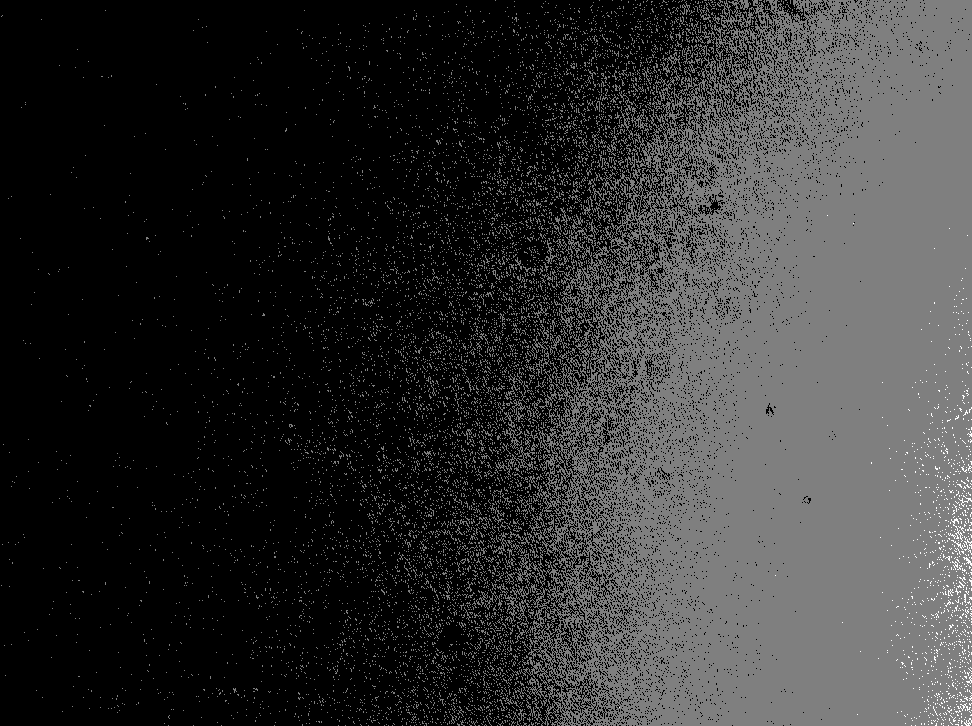
#> input picture Imagenes_Dra/holograma_0081.tif, 972 x 726 px, shrunk from 1392 x 1040 before the run
$ jupyter execute prueba_alg.ipynb   (shell and % lines are left out)   (older library calls are emulated)
#> lines starting #> are read from the running program, lines starting #| are printed output that depends on the picture
### PCO_PixelFly/procesamiento/operaciones_basicas.py
import numpy as np
import cv2

def restar_consecutivas(frame_actual, frame_anterior):
    """Resta dos matrices forzando el formato flotante."""
    img_act = frame_actual.astype(np.float32)
    img_ant = frame_anterior.astype(np.float32)

    return np.abs(img_act - img_ant)

def normalizar_float_a_uint8(imagen_float):
    """Convierte la matriz flotante resultante a 8 bits (0-255) para visualización."""
    return cv2.normalize(imagen_float, None, 0, 255, cv2.NORM_MINMAX, dtype=cv2.CV_8U)

### PCO_PixelFly/procesamiento/filtros_en_frecuencia.py
import cv2
import numpy as np

def filtro_pasa_bajas_frecuencia(imagen_float, radio_corte=50):
    """
    Aplica un filtro pasa bajas en el dominio de la frecuencia.
    Recibe y devuelve una matriz de tipo float.
    """
    # 1. Transformada de Fourier 2D y centrado de frecuencias
    f_transform = np.fft.fft2(imagen_float)
    f_shift = np.fft.fftshift(f_transform)

    # 2. Crear una máscara circular (1 adentro, 0 afuera)
    filas, columnas = imagen_float.shape
    centro_row, centro_col = filas // 2, columnas // 2

    Y, X = np.ogrid[:filas, :columnas]
    distancia_al_centro = np.sqrt((X - centro_col)**2 + (Y - centro_row)**2)
    mascara = distancia_al_centro <= radio_corte

    # 3. Aplicar la máscara y hacer la transformada inversa
    f_shift_filtrado = f_shift * mascara
    f_ishift = np.fft.ifftshift(f_shift_filtrado)
    img_reconstruida = np.fft.ifft2(f_ishift)

    # Devolvemos la magnitud (valores reales)
    return np.abs(img_reconstruida).astype(np.float32)

### Imagenes_Dra/prueba_alg.ipynb
# Prueba de los algoritmos para ver el speckel

[cell 1]
import numpy as np
import matplotlib.pyplot as plt
import cv2

[cell 2]
ref1 = cv2.imread('holograma_0081.tif', cv2.IMREAD_GRAYSCALE)
#> ref1 is the input picture: shape (726, 972); min 0, max 2, mean 0.39
ref2 = cv2.imread('holograma_0081.tif', cv2.IMREAD_GRAYSCALE)
son1 = cv2.imread('holograma_0082.tif', cv2.IMREAD_GRAYSCALE)
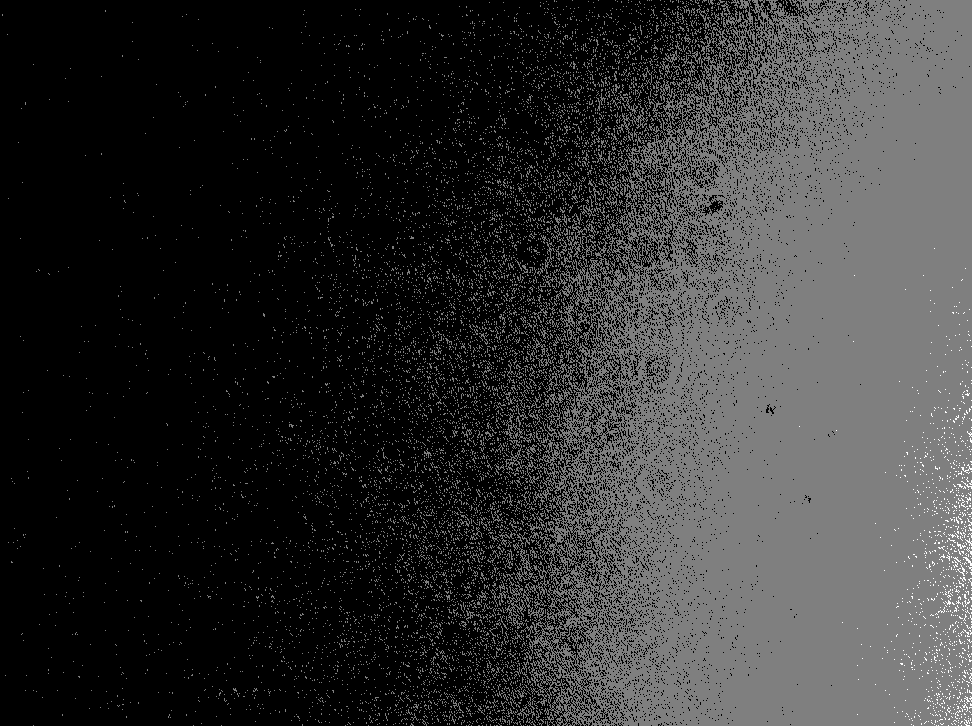
#> input picture Imagenes_Dra/holograma_0082.tif, 972 x 726 px, shrunk from 1392 x 1040 before the run
#> son1 is the input picture: shape (726, 972); min 0, max 2, mean 0.39
son2 = cv2.imread('holograma_0082.tif', cv2.IMREAD_GRAYSCALE)

[cell 3]
# 1. Activamos la recarga automática (¡salvavidas en Jupyter!)

import sys
import os

# 2. Le decimos a Python que mire "una carpeta hacia atrás" (..) y entre a PCO_PixelFly
ruta_pco = os.path.abspath('../PCO_PixelFly')

if ruta_pco not in sys.path:
    sys.path.append(ruta_pco)

# 3. ¡Ahora ya puedes importar tus archivos!
# (Autocompleta los nombres correctos de tus archivos .py)
from procesamiento import filtros_en_frecuencia
from procesamiento import operaciones_basicas

# --- Ejemplo de uso ---
# filtros_en_frecuencia.nombre_de_tu_funcion()

[cell 4]
# Convertir a float
ref1 = np.float64(ref1)
ref2 = np.float64(ref2)
son1 = np.float64(son1)
son2 = np.float64(son2)

# Resta
primer = operaciones_basicas.restar_consecutivas(ref1, son1)
#> in restar_consecutivas, `return np.abs(img_act - img_ant)`:
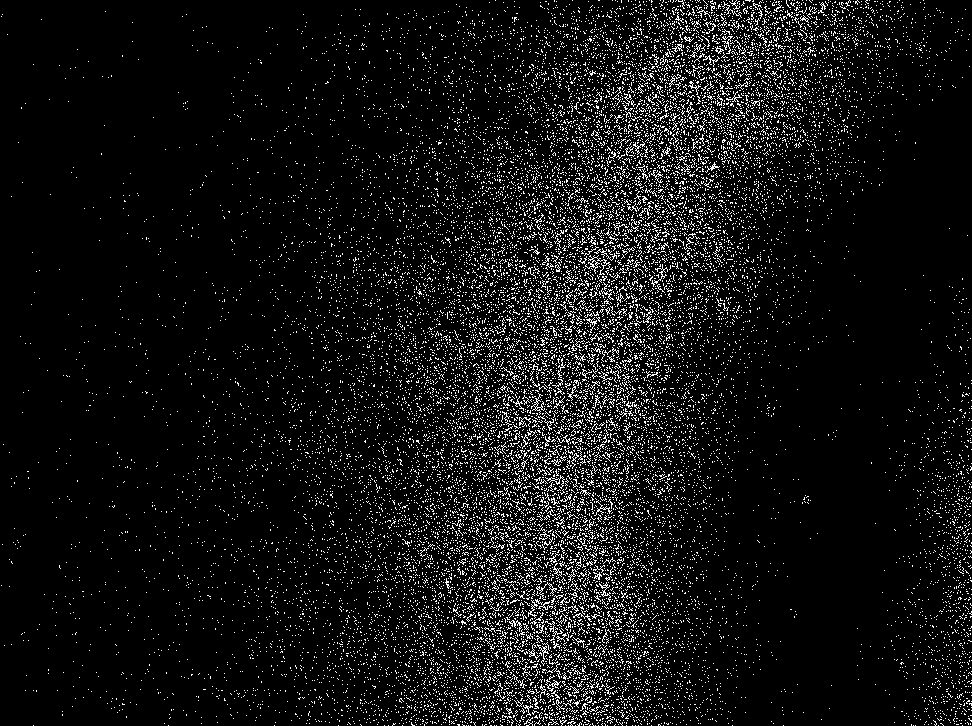
#> returned value: shape (726, 972) float32; values 0 (black) and 1 (white), 7% white in thin lines or dots
segun = operaciones_basicas.restar_consecutivas(ref2, son2)

# Pasa bajas
Primero_filtrado = filtros_en_frecuencia.filtro_pasa_bajas_frecuencia(primer, radio_corte=30)
#> in filtro_pasa_bajas_frecuencia, `return np.abs(img_reconstruida).astype(np.float32)`:
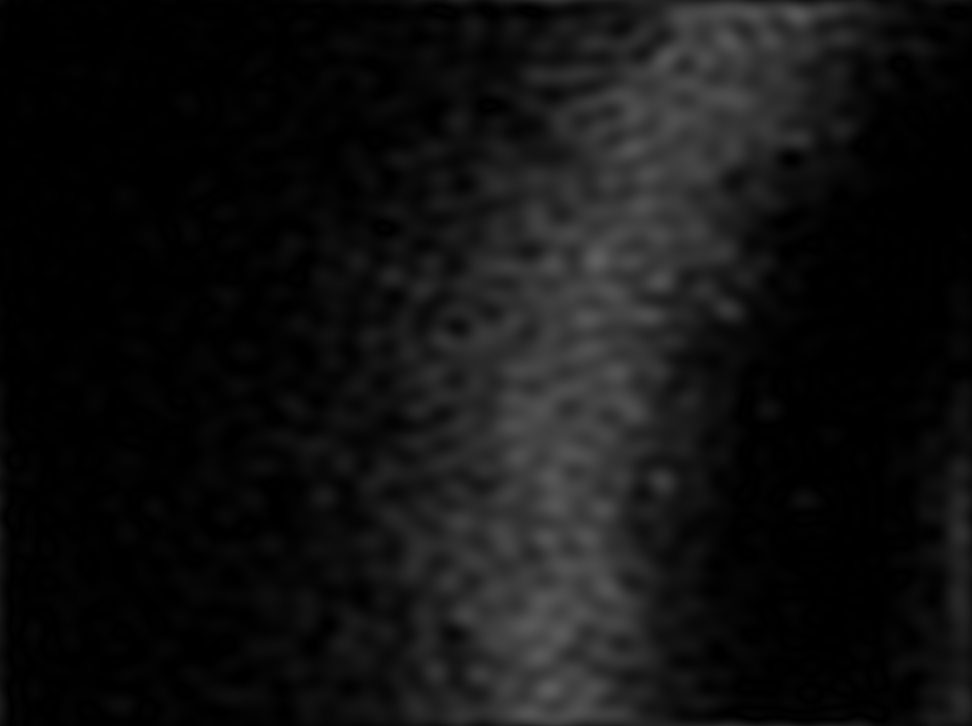
#> returned value: shape (726, 972) float32; min 3.72e-08, max 0.375, mean 0.0709
Segundo_filtrado = filtros_en_frecuencia.filtro_pasa_bajas_frecuencia(segun, radio_corte=30)

# 4. Visualizamos el antes y el después
plt.figure(figsize=(10, 5))
plt.subplot(1, 2, 1)
plt.title("Primer parte")
plt.imshow(Primero_filtrado, cmap='gray')

plt.subplot(1, 2, 2)
plt.title("Segunda parte")
plt.imshow(Segundo_filtrado, cmap='gray')
plt.show()
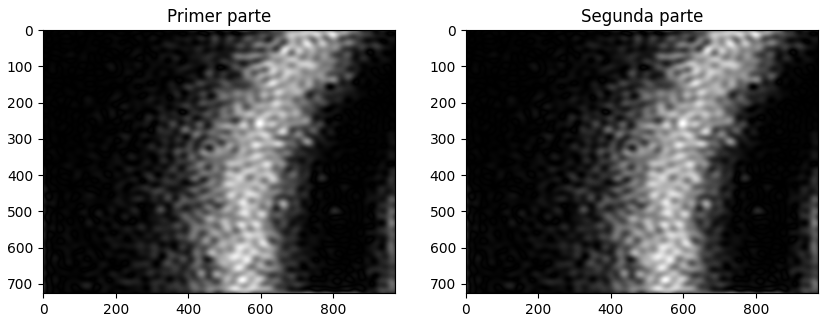
#> figure drawn by matplotlib, 2 panels
